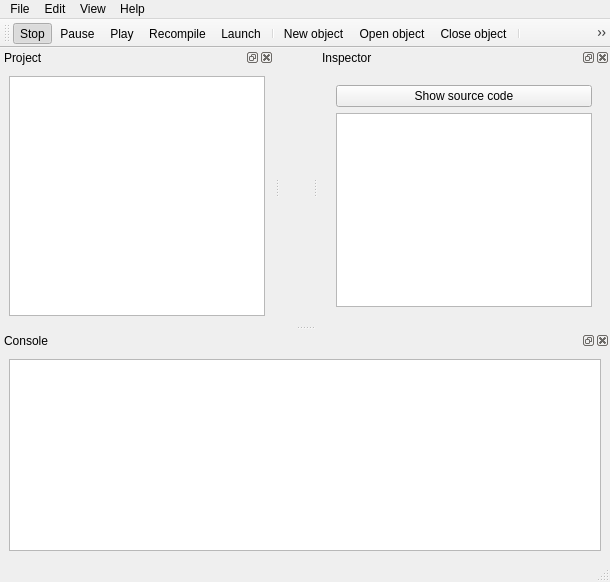
<?xml version="1.0" encoding="UTF-8"?>
<ui version="4.0">
 <class>MainWindow</class>
 <widget class="QMainWindow" name="MainWindow">
  <property name="geometry">
   <rect>
    <x>0</x>
    <y>0</y>
    <width>610</width>
    <height>582</height>
   </rect>
  </property>
  <property name="windowTitle">
   <string>PeakEngine Editor</string>
  </property>
  <property name="windowIcon">
   <iconset resource="../data/editor.qrc">
    <normaloff>:/icons/tool-animator.png</normaloff>:/icons/tool-animator.png</iconset>
  </property>
  <widget class="QWidget" name="centralwidget">
   <layout class="QHBoxLayout" name="horizontalLayout_2">
    <property name="spacing">
     <number>0</number>
    </property>
    <property name="margin">
     <number>0</number>
    </property>
    <item>
     <widget class="OpenGLView" name="openglview" native="true"/>
    </item>
   </layout>
  </widget>
  <widget class="QMenuBar" name="menubar">
   <property name="geometry">
    <rect>
     <x>0</x>
     <y>0</y>
     <width>610</width>
     <height>27</height>
    </rect>
   </property>
   <widget class="QMenu" name="menuFile">
    <property name="title">
     <string>File</string>
    </property>
    <addaction name="actionNewObject"/>
    <addaction name="actionOpenObject"/>
    <addaction name="actionCloseObject"/>
    <addaction name="separator"/>
    <addaction name="actionNewProject"/>
    <addaction name="actionOpenProject"/>
    <addaction name="actionCloseProject"/>
    <addaction name="actionRecentProjects"/>
    <addaction name="separator"/>
    <addaction name="actionExit"/>
   </widget>
   <widget class="QMenu" name="menuEdit">
    <property name="title">
     <string>Edit</string>
    </property>
    <addaction name="actionConfigure"/>
   </widget>
   <widget class="QMenu" name="menuView">
    <property name="title">
     <string>View</string>
    </property>
   </widget>
   <widget class="QMenu" name="menuHelp">
    <property name="title">
     <string>Help</string>
    </property>
    <addaction name="actionAbout"/>
   </widget>
   <addaction name="menuFile"/>
   <addaction name="menuEdit"/>
   <addaction name="menuView"/>
   <addaction name="menuHelp"/>
  </widget>
  <widget class="QStatusBar" name="statusbar"/>
  <widget class="QToolBar" name="toolBar">
   <property name="windowTitle">
    <string>toolBar</string>
   </property>
   <attribute name="toolBarArea">
    <enum>TopToolBarArea</enum>
   </attribute>
   <attribute name="toolBarBreak">
    <bool>false</bool>
   </attribute>
   <addaction name="actionStop"/>
   <addaction name="actionPause"/>
   <addaction name="actionPlay"/>
   <addaction name="actionRecompile"/>
   <addaction name="actionLaunch"/>
   <addaction name="separator"/>
   <addaction name="actionNewObject"/>
   <addaction name="actionOpenObject"/>
   <addaction name="actionCloseObject"/>
   <addaction name="separator"/>
   <addaction name="actionConfigure"/>
  </widget>
  <widget class="QDockWidget" name="dockProject">
   <property name="windowTitle">
    <string>Project</string>
   </property>
   <attribute name="dockWidgetArea">
    <number>1</number>
   </attribute>
   <widget class="QWidget" name="dockWidgetContents">
    <layout class="QVBoxLayout" name="verticalLayout">
     <item>
      <widget class="QTreeView" name="objectList"/>
     </item>
    </layout>
   </widget>
  </widget>
  <widget class="QDockWidget" name="dockInspector">
   <property name="floating">
    <bool>false</bool>
   </property>
   <property name="windowTitle">
    <string>Inspector</string>
   </property>
   <attribute name="dockWidgetArea">
    <number>2</number>
   </attribute>
   <widget class="QWidget" name="dockWidgetContents_2">
    <layout class="QVBoxLayout" name="verticalLayout_2">
     <item>
      <widget class="QStackedWidget" name="inspectorStack">
       <property name="currentIndex">
        <number>2</number>
       </property>
       <widget class="QWidget" name="entityInspector">
        <layout class="QHBoxLayout" name="horizontalLayout_3">
         <property name="spacing">
          <number>0</number>
         </property>
         <property name="margin">
          <number>0</number>
         </property>
         <item>
          <widget class="QToolBox" name="toolBox">
           <property name="currentIndex">
            <number>0</number>
           </property>
           <property name="tabSpacing">
            <number>6</number>
           </property>
           <widget class="QWidget" name="page">
            <property name="geometry">
             <rect>
              <x>0</x>
              <y>0</y>
              <width>96</width>
              <height>92</height>
             </rect>
            </property>
            <attribute name="label">
             <string>Components</string>
            </attribute>
            <layout class="QVBoxLayout" name="verticalLayout_3">
             <property name="spacing">
              <number>0</number>
             </property>
             <property name="margin">
              <number>0</number>
             </property>
             <item>
              <widget class="QTreeView" name="treeView"/>
             </item>
            </layout>
           </widget>
           <widget class="QWidget" name="page_2">
            <property name="geometry">
             <rect>
              <x>0</x>
              <y>0</y>
              <width>96</width>
              <height>92</height>
             </rect>
            </property>
            <attribute name="label">
             <string>Properties</string>
            </attribute>
            <layout class="QVBoxLayout" name="verticalLayout_4">
             <property name="spacing">
              <number>0</number>
             </property>
             <property name="margin">
              <number>0</number>
             </property>
             <item>
              <widget class="QListView" name="listView"/>
             </item>
            </layout>
           </widget>
          </widget>
         </item>
        </layout>
       </widget>
       <widget class="QWidget" name="nothingInspector">
        <layout class="QHBoxLayout" name="horizontalLayout_4">
         <item>
          <widget class="QLabel" name="label">
           <property name="text">
            <string>Object not opened.</string>
           </property>
          </widget>
         </item>
        </layout>
       </widget>
       <widget class="QWidget" name="codeComponentInspector">
        <layout class="QVBoxLayout" name="verticalLayout_6">
         <item>
          <widget class="QPushButton" name="codeCompShow">
           <property name="text">
            <string>Show source code</string>
           </property>
          </widget>
         </item>
         <item>
          <widget class="QListView" name="codeCompProperties"/>
         </item>
        </layout>
       </widget>
      </widget>
     </item>
    </layout>
   </widget>
  </widget>
  <widget class="QDockWidget" name="dockConsole">
   <property name="windowTitle">
    <string>Console</string>
   </property>
   <attribute name="dockWidgetArea">
    <number>8</number>
   </attribute>
   <widget class="QWidget" name="dockWidgetContents_3">
    <layout class="QHBoxLayout" name="horizontalLayout">
     <item>
      <widget class="QPlainTextEdit" name="console">
       <property name="readOnly">
        <bool>true</bool>
       </property>
      </widget>
     </item>
    </layout>
   </widget>
  </widget>
  <action name="actionPlay">
   <property name="checkable">
    <bool>true</bool>
   </property>
   <property name="icon">
    <iconset resource="../data/editor.qrc">
     <normaloff>:/icons/media-playback-start.png</normaloff>:/icons/media-playback-start.png</iconset>
   </property>
   <property name="text">
    <string>Play</string>
   </property>
  </action>
  <action name="actionPause">
   <property name="icon">
    <iconset resource="../data/editor.qrc">
     <normaloff>:/icons/media-playback-pause.png</normaloff>:/icons/media-playback-pause.png</iconset>
   </property>
   <property name="text">
    <string>Pause</string>
   </property>
   <property name="toolTip">
    <string>Pause</string>
   </property>
  </action>
  <action name="actionStop">
   <property name="checkable">
    <bool>true</bool>
   </property>
   <property name="checked">
    <bool>true</bool>
   </property>
   <property name="icon">
    <iconset resource="../data/editor.qrc">
     <normaloff>:/icons/media-playback-stop.png</normaloff>:/icons/media-playback-stop.png</iconset>
   </property>
   <property name="text">
    <string>Stop</string>
   </property>
   <property name="toolTip">
    <string>Stop</string>
   </property>
  </action>
  <action name="actionOpenProject">
   <property name="icon">
    <iconset resource="../data/editor.qrc">
     <normaloff>:/icons/project-open.png</normaloff>:/icons/project-open.png</iconset>
   </property>
   <property name="text">
    <string>Open project</string>
   </property>
  </action>
  <action name="actionCloseProject">
   <property name="icon">
    <iconset resource="../data/editor.qrc">
     <normaloff>:/icons/project-development-close.png</normaloff>:/icons/project-development-close.png</iconset>
   </property>
   <property name="text">
    <string>Close project</string>
   </property>
  </action>
  <action name="actionNewProject">
   <property name="icon">
    <iconset resource="../data/editor.qrc">
     <normaloff>:/icons/project-development-new-template.png</normaloff>:/icons/project-development-new-template.png</iconset>
   </property>
   <property name="text">
    <string>New project</string>
   </property>
   <property name="toolTip">
    <string>New project</string>
   </property>
  </action>
  <action name="actionExit">
   <property name="icon">
    <iconset resource="../data/editor.qrc">
     <normaloff>:/icons/application-exit.png</normaloff>:/icons/application-exit.png</iconset>
   </property>
   <property name="text">
    <string>Exit</string>
   </property>
  </action>
  <action name="actionNewObject">
   <property name="icon">
    <iconset resource="../data/editor.qrc">
     <normaloff>:/icons/document-new.png</normaloff>:/icons/document-new.png</iconset>
   </property>
   <property name="text">
    <string>New object</string>
   </property>
  </action>
  <action name="actionOpenObject">
   <property name="icon">
    <iconset resource="../data/editor.qrc">
     <normaloff>:/icons/document-open.png</normaloff>:/icons/document-open.png</iconset>
   </property>
   <property name="text">
    <string>Open object</string>
   </property>
   <property name="toolTip">
    <string>Open object</string>
   </property>
  </action>
  <action name="actionCloseObject">
   <property name="icon">
    <iconset resource="../data/editor.qrc">
     <normaloff>:/icons/document-close.png</normaloff>:/icons/document-close.png</iconset>
   </property>
   <property name="text">
    <string>Close object</string>
   </property>
   <property name="toolTip">
    <string>Close object</string>
   </property>
  </action>
  <action name="actionRecompile">
   <property name="icon">
    <iconset resource="../data/editor.qrc">
     <normaloff>:/icons/view-refresh.png</normaloff>:/icons/view-refresh.png</iconset>
   </property>
   <property name="text">
    <string>Recompile</string>
   </property>
  </action>
  <action name="actionAbout">
   <property name="text">
    <string>About</string>
   </property>
  </action>
  <action name="actionLaunch">
   <property name="icon">
    <iconset resource="../data/editor.qrc">
     <normaloff>:/icons/tool-animator.png</normaloff>:/icons/tool-animator.png</iconset>
   </property>
   <property name="text">
    <string>Launch</string>
   </property>
   <property name="toolTip">
    <string>Launch game</string>
   </property>
  </action>
  <action name="actionRecentProjects">
   <property name="icon">
    <iconset resource="../data/editor.qrc">
     <normaloff>:/icons/document-open-recent.png</normaloff>:/icons/document-open-recent.png</iconset>
   </property>
   <property name="text">
    <string>Recent projects</string>
   </property>
  </action>
  <action name="actionConfigure">
   <property name="icon">
    <iconset resource="../data/editor.qrc">
     <normaloff>:/icons/configure.png</normaloff>:/icons/configure.png</iconset>
   </property>
   <property name="text">
    <string>Configure project</string>
   </property>
   <property name="toolTip">
    <string>Configure project</string>
   </property>
  </action>
 </widget>
 <customwidgets>
  <customwidget>
   <class>OpenGLView</class>
   <extends>QWidget</extends>
   <header>OpenGLView.hpp</header>
   <container>1</container>
  </customwidget>
 </customwidgets>
 <resources>
  <include location="../data/editor.qrc"/>
 </resources>
 <connections/>
</ui>
